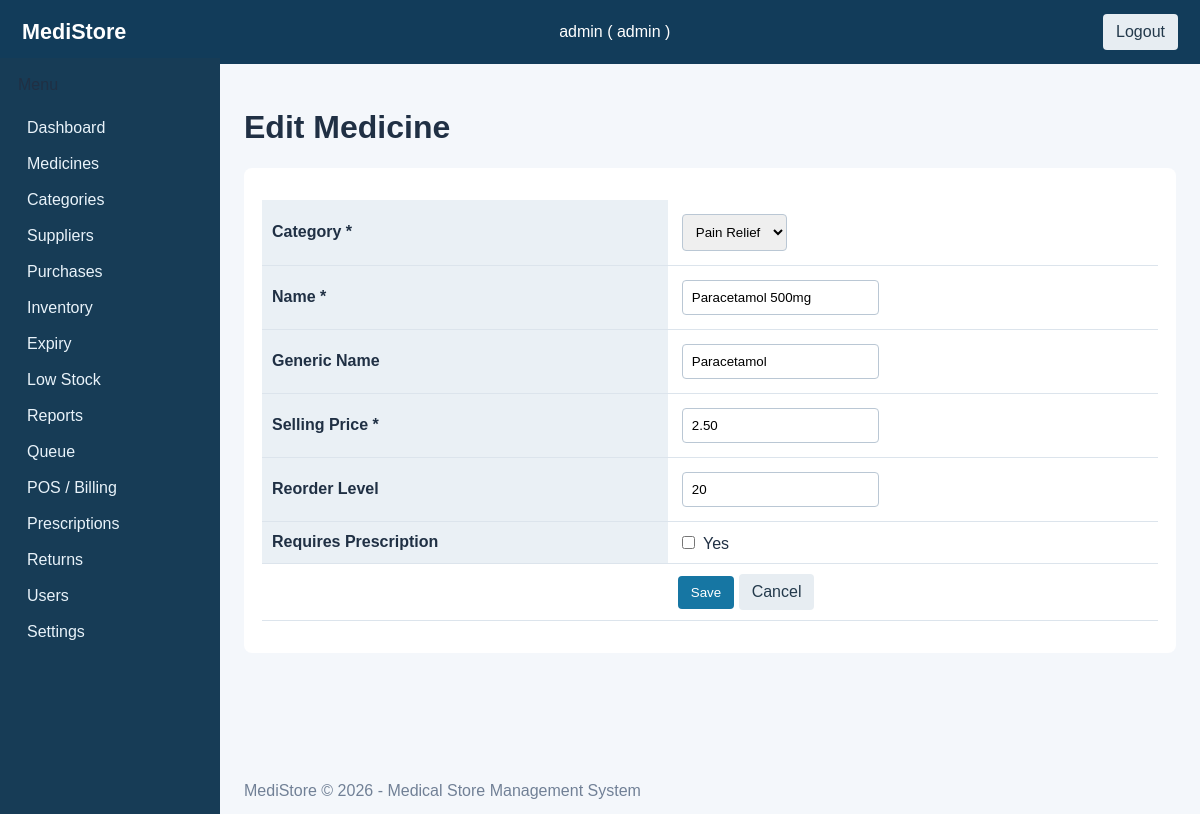
The app's page /medicines/edit.php?id=1 (signed in) with its own data.
### tables this page shows
CREATE TABLE medicines (
    medicine_id          INT UNSIGNED NOT NULL AUTO_INCREMENT PRIMARY KEY,
    category_id          INT UNSIGNED NOT NULL,
    name                 VARCHAR(150) NOT NULL,
    generic_name         VARCHAR(150),
    requires_prescription TINYINT UNSIGNED NOT NULL DEFAULT 0,
    selling_price        DECIMAL(10,2) NOT NULL DEFAULT 0.00,
    reorder_level        INT UNSIGNED NOT NULL DEFAULT 0,
    status               ENUM('active','inactive') NOT NULL DEFAULT 'active',
    created_at           TIMESTAMP NOT NULL DEFAULT CURRENT_TIMESTAMP,
    CONSTRAINT fk_medicines_category FOREIGN KEY (category_id) REFERENCES categories(category_id) ON DELETE RESTRICT
);

CREATE TABLE categories (
    category_id   INT UNSIGNED NOT NULL AUTO_INCREMENT PRIMARY KEY,
    category_name VARCHAR(100) NOT NULL UNIQUE,
    description   VARCHAR(255),
    status        ENUM('active','inactive') NOT NULL DEFAULT 'active'
);

### includes/functions.php (called while the page is built, shortened)
<?php
function e(string $value = ''): string {
    return htmlspecialchars($value, ENT_QUOTES | ENT_HTML5, 'UTF-8');
}

### medicines/edit.php (the view, shortened to what this page needs)
<?php
require_once __DIR__ . '/../includes/header.php';
$pdo = db();
$id = (int)($_GET['id'] ?? 0);
$stmt = $pdo->prepare("SELECT * FROM medicines WHERE medicine_id = ?");
$stmt->execute([$id]);
$row = $stmt->fetch();
$cats = $pdo->query("SELECT * FROM categories WHERE status='active' ORDER BY category_name")->fetchAll();
$name = $row['name'];
$generic = $row['generic_name'] ?? '';
$category_id = (int)$row['category_id'];
$price = $row['selling_price'];
$reorder = $row['reorder_level'];
$requires_rx = (int)$row['requires_prescription'];
?>
<h1>Edit Medicine</h1>
<form method="post" action="edit.php?id=<?php echo $id; ?>">
    <table class="form-table">
        <tr><th>Category <span class="req">*</span></th><td>
            <select name="category_id" required>
                <?php foreach ($cats as $c): ?>
                    <option value="<?php echo (int)$c['category_id']; ?>" <?php echo (int)$c['category_id'] === $category_id ? 'selected' : ''; ?>><?php echo e($c['category_name']); ?></option>
                <?php endforeach; ?>
            </select>
        </td></tr>
        <tr><th>Name <span class="req">*</span></th><td><input type="text" name="name" value="<?php echo e($name); ?>" required></td></tr>
        <tr><th>Generic Name</th><td><input type="text" name="generic_name" value="<?php echo e($generic); ?>"></td></tr>
        <tr><th>Selling Price <span class="req">*</span></th><td><input type="number" step="0.01" min="0" name="selling_price" value="<?php echo e($price); ?>" required></td></tr>
        <tr><th>Reorder Level</th><td><input type="number" min="0" name="reorder_level" value="<?php echo e($reorder); ?>"></td></tr>
        <tr><th>Requires Prescription</th><td><label><input type="checkbox" name="requires_prescription" value="1" <?php echo $requires_rx === 1 ? 'checked' : ''; ?>> Yes</label></td></tr>
        <tr><td></td><td><button type="submit" class="btn">Save</button> <a class="btn ghost" href="list.php">Cancel</a></td></tr>
    </table>
</form>
<?php require_once __DIR__ . '/../includes/footer.php'; ?>

### assets/css/style.css (style rules this page uses)
:root { font-family:Arial,sans-serif;color:#203044;background:#f4f7fb }
* { box-sizing:border-box }
body { margin:0 }
table { width:100%;border-collapse:collapse;background:white;margin:14px 0 }
th,td { padding:10px;border-bottom:1px solid #dce4ec;text-align:left }
th { background:#eaf0f5 }
form { background:white;padding:18px;border-radius:8px;margin:12px 0 }
input,select,textarea { padding:9px;border:1px solid #bac7d4;border-radius:4px;margin:4px }
.btn,button { display:inline-block;background:#1676a3;color:white;padding:9px 13px;border:0;border-radius:4px;text-decoration:none;cursor:pointer }
.btn.ghost { background:#e7edf2;color:#23394b }

### records on screen
medicines: category_id "Pain Relief", name "Paracetamol 500mg", generic_name "Paracetamol", selling_price "2.50", reorder_level "20"

### other values on screen
$_SESSION['username'] "admin"
$_SESSION['user_role'] "admin"
$label "Medicines"
$label "Categories"
$label "Suppliers"
$label "Purchases"
$label "Inventory"
$label "Expiry"
$label "Low Stock"
$label "Reports"
$label "Queue"
$label "POS / Billing"
$label "Prescriptions"
$label "Returns"
$label "Users"
